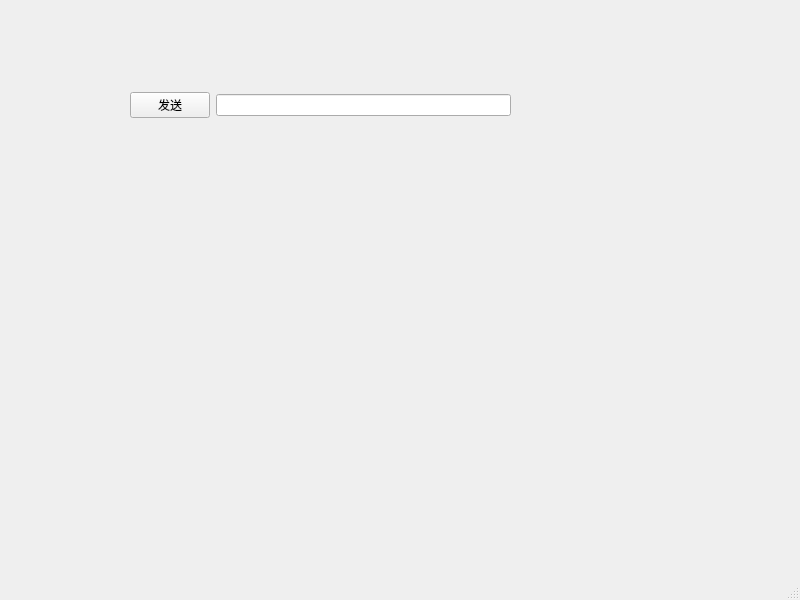
<?xml version="1.0" encoding="UTF-8"?>
<ui version="4.0">
 <class>MainWindow</class>
 <widget class="QMainWindow" name="MainWindow">
  <property name="geometry">
   <rect>
    <x>0</x>
    <y>0</y>
    <width>800</width>
    <height>600</height>
   </rect>
  </property>
  <property name="windowTitle">
   <string>MainWindow</string>
  </property>
  <widget class="QWidget" name="centralwidget">
   <widget class="QWidget" name="">
    <property name="geometry">
     <rect>
      <x>130</x>
      <y>90</y>
      <width>381</width>
      <height>30</height>
     </rect>
    </property>
    <layout class="QHBoxLayout" name="horizontalLayout">
     <item>
      <widget class="QPushButton" name="pushButton">
       <property name="text">
        <string>发送</string>
       </property>
      </widget>
     </item>
     <item>
      <widget class="QLineEdit" name="lineEdit"/>
     </item>
    </layout>
   </widget>
  </widget>
  <widget class="QMenuBar" name="menubar">
   <property name="geometry">
    <rect>
     <x>0</x>
     <y>0</y>
     <width>800</width>
     <height>26</height>
    </rect>
   </property>
  </widget>
  <widget class="QStatusBar" name="statusbar"/>
 </widget>
 <resources/>
 <connections/>
</ui>
